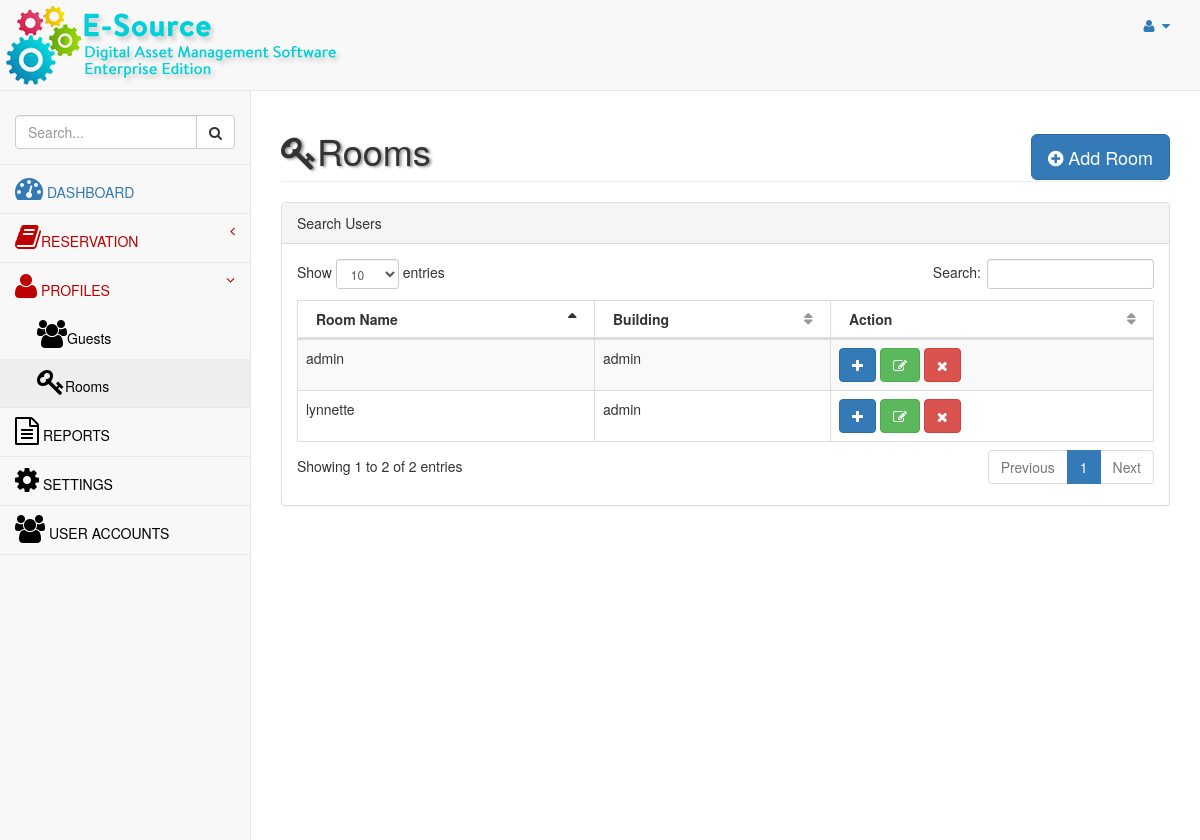
The app's page /admin/roomlist.php, older data.
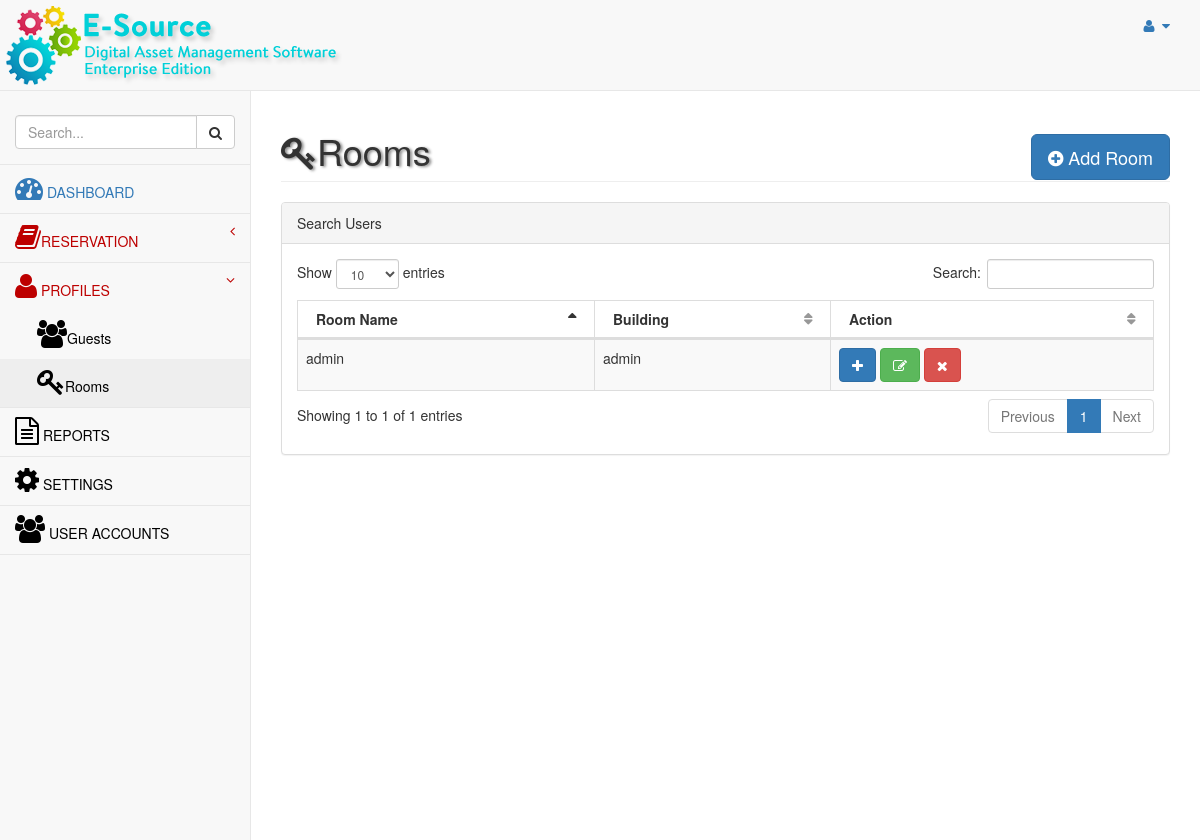
The same page, newer data.
### tables this page shows
CREATE TABLE `users` (
  `userID` int(11) NOT NULL AUTO_INCREMENT,
  `userName` varchar(50) NOT NULL,
  `password` varchar(150) NOT NULL,
  `userType` varchar(10) NOT NULL DEFAULT 'staff',
  `status` varchar(1) NOT NULL,
  PRIMARY KEY (`userID`)
);

### admin/include/functions.php (called while the page is built, shortened)
<?php
function selectListSQL($q){
	$conn = dbConnect();
	$stmt = $conn->prepare($q);
	$stmt->execute();
	$rows = $stmt->fetchAll();
	return $rows;
}
?>

### admin/roomlist.php (the view, shortened to what this page needs)
<?php
include('header.php');
?>
<div id="page-wrapper">
            <div class="row">
                <div class="col-lg-12">
                    <h1 class="page-header"><i class="fa fa-key fa-1x"></i>Rooms
						<div class="pull-right">
								<button id="adduserbutton" class="btn btn-primary btn-lg" data-toggle="modal" data-target="#addUser">
									<i class="fa fa-plus-circle"></i> Add Room
								</button>
                            </div></h1>
                </div>
            </div>
            <div class="row">
								<div class="col-lg-12">
								<div class="panel panel-default">
											<div class="panel-heading">
											   Search Users
											</div>
								<div class="panel-body">
												<div class="dataTable_wrapper">
													<table class="table table-striped table-bordered table-hover" id="dataTables-example">
														<thead>
															<tr>
																<th>Room Name</th>
																<th>Building</th>
																<th>Action</th>
															</tr>
														</thead>
					<?php
						include_once("include/functions.php");
						$userlist = selectListSQL("SELECT * FROM users ORDER BY userid DESC");
						foreach ($userlist as $rows => $link) {
							$uid = $link['userID'];
							$username = $link['userName'];
							$usertype = $link['userType'];
							echo "<tr class='odd gradeX'>";
							echo "<td>$username</td>";
							echo "<td>$usertype</td>";
							echo "<td class='center'>
								<button class='btn btn-primary' onClick='editemployee($uid)'  data-toggle='modal' data-target='#addrate'><i class='fa fa-plus'></i></button>
								<button class='btn btn-success' onClick='editemployee($uid)'  data-toggle='modal' data-target='#editUser'><i class='fa fa-edit'></i></button>
								<button class='btn btn-danger notification' id='notification' onClick='deleteuser($uid)'><i class='fa fa-times'></i></button>
							</td>";
							echo "</tr>";
						}
						?>
													</table>
												</div>
											</div>
											</div>
											</div>
											</div>
        </div>
    </div>
<?php
include('footer.php');
?>

### admin/header.php (shortened to what this page needs)
<!DOCTYPE html>
<html lang="en">
<head>
	<link href="dist/css/custom.css" rel="stylesheet">
    <link href="bower_components/bootstrap/dist/css/bootstrap.min.css" rel="stylesheet">
    <link href="bower_components/metisMenu/dist/metisMenu.min.css" rel="stylesheet">
    <link href="bower_components/datatables-plugins/integration/bootstrap/3/dataTables.bootstrap.css" rel="stylesheet">
    <link href="dist/css/timeline.css" rel="stylesheet">
    <link href="dist/css/sb-admin-2.css" rel="stylesheet">
    <link href="bower_components/morrisjs/morris.css" rel="stylesheet">
    <link href="bower_components/font-awesome/css/font-awesome.min.css" rel="stylesheet" type="text/css">
</head>
<body>
    <div id="wrapper">
        <nav class="navbar navbar-default navbar-static-top" role="navigation" style="margin-bottom: 0">
            <div class="navbar-header">
				<img src="images/header-admin.png">
            </div>
            <ul class="nav navbar-top-links navbar-right">
                <li class="dropdown">
                    <a class="dropdown-toggle" data-toggle="dropdown" href="#">
                        <i class="fa fa-user fa-fw"></i>  <i class="fa fa-caret-down"></i>
                    </a>
                </li>
            </ul>
            <?php include('navigation.php');?>
        </nav>

### admin/navigation.php (shortened to what this page needs)
<div class="navbar-default sidebar" role="navigation">
                <div class="sidebar-nav navbar-collapse">
                    <ul class="nav" id="side-menu">
                        <li class="sidebar-search">
                            <div class="input-group custom-search-form">
                                <input type="text" class="form-control" placeholder="Search...">
                                <span class="input-group-btn">
                                <button class="btn btn-default" type="button">
                                    <i class="fa fa-search"></i>
                                </button>
                            </span>
                            </div>
                        </li>
                        <li>
                            <a href="index.php"><i class="fa fa-dashboard fa-2x"></i> DASHBOARD</a>
                        </li>
						<li>
                            <a href="#"  style="color:#bd0000;"><i class="fa fa-book fa-2x"></i>RESERVATION<span class="fa arrow"></span></a>
                        </li>
						<li>
                            <a href="#"  style="color:#bd0000;"><i class="fa fa-user fa-2x"></i> PROFILES<span class="fa arrow"></span></a>
                            <ul class="nav nav-second-level">
								<li>
									<a href="guests.php" style="color:#000;"><i class="fa fa-group fa-2x"></i>Guests</a>
								</li>
								<li>
									<a href="roomlist.php" style="color:#000;"><i class="fa fa-key fa-2x"></i>Rooms</a>
								</li>
                            </ul>
                        </li>
                        <li>
                            <a href="reports.php" style="color:#000000;"><i class="fa fa-file-text-o fa-2x"></i> REPORTS</a>
                        </li>
						<li>
                            <a href="settings.php"  style="color:#000;"><i class="fa fa-gear fa-2x"></i> SETTINGS</a>
                        </li>
						<li>
                            <a href="useraccounts.php"  style="color:#000;"><i class="fa fa-group fa-2x"></i> USER ACCOUNTS</a>
                        </li>
                    </ul>
                </div>
            </div>

### admin/footer.php (shortened to what this page needs)
   <link href="style/datepicker.css" rel="stylesheet" media="screen">
</body>
</html>

Row changes from the older to the newer data that the page shows:
removed users: userName "lynnette", userType "admin"
Text that changed along with them:
text written by a page script: "Show entries Search: Showing 1 to 2 of 2 entries Previous 1 Next" → "Show entries Search: Showing 1 to 1 of 1 entries Previous 1 Next"
